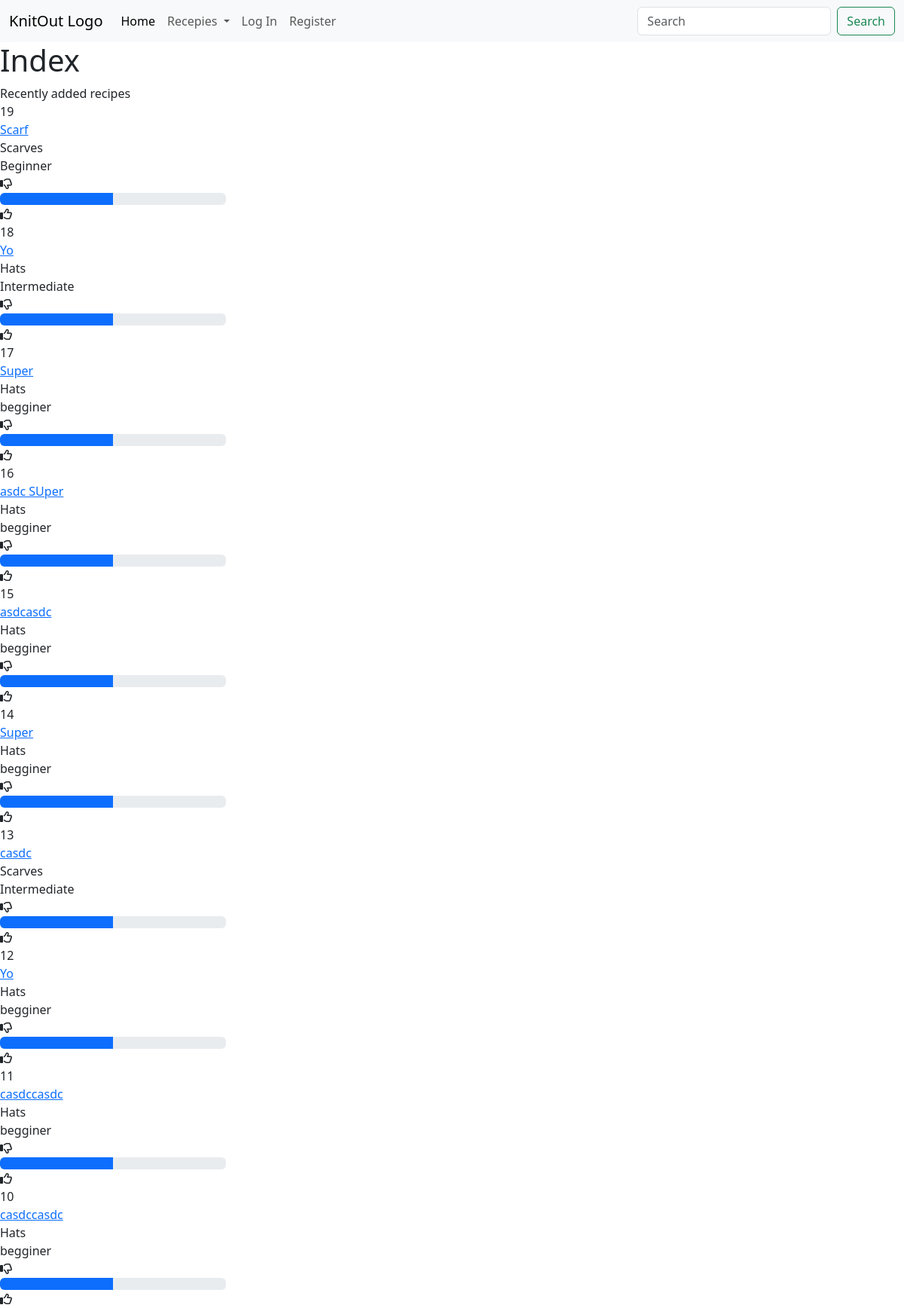
The page / on the database its author committed.
### knitout/models.py (models this page shows, shortened)
class Recipe(models.Model):
    CATEGORIES = [
        ('', 'Choose Category'),
        ('hats', "Hats"),
        ('sweaters', 'Sweaters and Jumpers'),
        ('scarves', 'Scarves'),
        ('blankets', 'Blankets and Throws'),
        ('cardigans', 'Cardigans'),
        ('socks', 'Socks'),
        ('gloves', 'Gloves'),
        ('toys', 'Toys'),
        ('other', 'Other')
    ]
    DIFFICULTY = [
        ('', 'Choose level'),
        ('beginner', 'Beginner'),
        ('intermediate', 'Intermediate'),
        ('experienced', 'Experienced'),
        ('expert', 'Expert/Grandma')
    ]
    name = models.CharField(max_length = 48)
    category = models.CharField(max_length=64, choices=CATEGORIES)
    num_steps = models.IntegerField(default = 0)
    jarn_amount = models.FloatField(default = 0)
    date = models.DateTimeField(auto_now_add=True)
    difficulty = models.CharField(max_length=64, choices=DIFFICULTY)
    user = models.ForeignKey(User, on_delete=models.CASCADE, related_name="user")
    favorites = models.ManyToManyField(User, blank=True, related_name="favorites")
    likes = models.ManyToManyField(User, blank=True, related_name="users_likes")
    dislikes = models.ManyToManyField(User, blank=True, related_name="user_dislikes")

### knitout/views.py (the view)
# urls.py: path("", views.index, name="index"),
def index(request):
    recipes_follow = False
    if request.user.is_authenticated:
        recipes_follow = Recipe.objects.filter(favorites = request.user).order_by('-date')[:2]
    recipes_all = Recipe.objects.order_by('-date')[:10]
    return render(request, "knitout/index.html", {
        "recipes_follow": recipes_follow,
        "recipes_all": recipes_all
    })

### knitout/templates/knitout/index.html (shortened to what this page needs)
{% extends "knitout/layout.html" %}
{% block body %}
<h1>Index</h1>
<div id="index_div">
    <div id="recently_added_all">
        Recently added recipes
        {% for recipe in recipes_all %}
        <div class="recipe_preview">
            <div class="recipe_preview_id">{{ recipe.id }}</div>
            <div class="recipe_preview_name"><a href="{% url 'recipe_view' recipe.id %}">{{ recipe.name }}</a></div>
            <div class="recipe_preview_category">{{ recipe.get_category_display }}</div>
            <div class="recipe_preview_difficulty">{{ recipe.get_difficulty_display }}</div>
            <div class="recipe_preview_bar">
                <div id="recipe_down"><i class="fa-regular fa-thumbs-down"></i></div>
                <div id="recipe_bar"><div class="progress w-25" role="progressbar" aria-label="Good/Bad"
                aria-valuenow="50" aria-valuemin="0" aria-valuemax="100">
                <div class="progress-bar" style="width: 50%">
                </div></div>
                <div id="recipe_up"><i class="fa-regular fa-thumbs-up"></i></div>
            </div>
        </div>
        {% endfor %}
    </div>
</div>
{% endblock %}

### rows shown on the page
Recipe: id "19", name "Scarf", category "Scarves", difficulty "Beginner"
Recipe: id "18", name "Yo", category "Hats", difficulty "Intermediate"
Recipe: id "17", name "Super", category "Hats", difficulty "begginer"
Recipe: id "16", name "asdc SUper", category "Hats", difficulty "begginer"
Recipe: id "15", name "asdcasdc", category "Hats", difficulty "begginer"
Recipe: id "14", name "Super", category "Hats", difficulty "begginer"
Recipe: id "13", name "casdc", category "Scarves", difficulty "Intermediate"
Recipe: id "12", name "Yo", category "Hats", difficulty "begginer"
Recipe: id "11", name "casdccasdc", category "Hats", difficulty "begginer"
Recipe: id "10", name "casdccasdc", category "Hats", difficulty "begginer"
